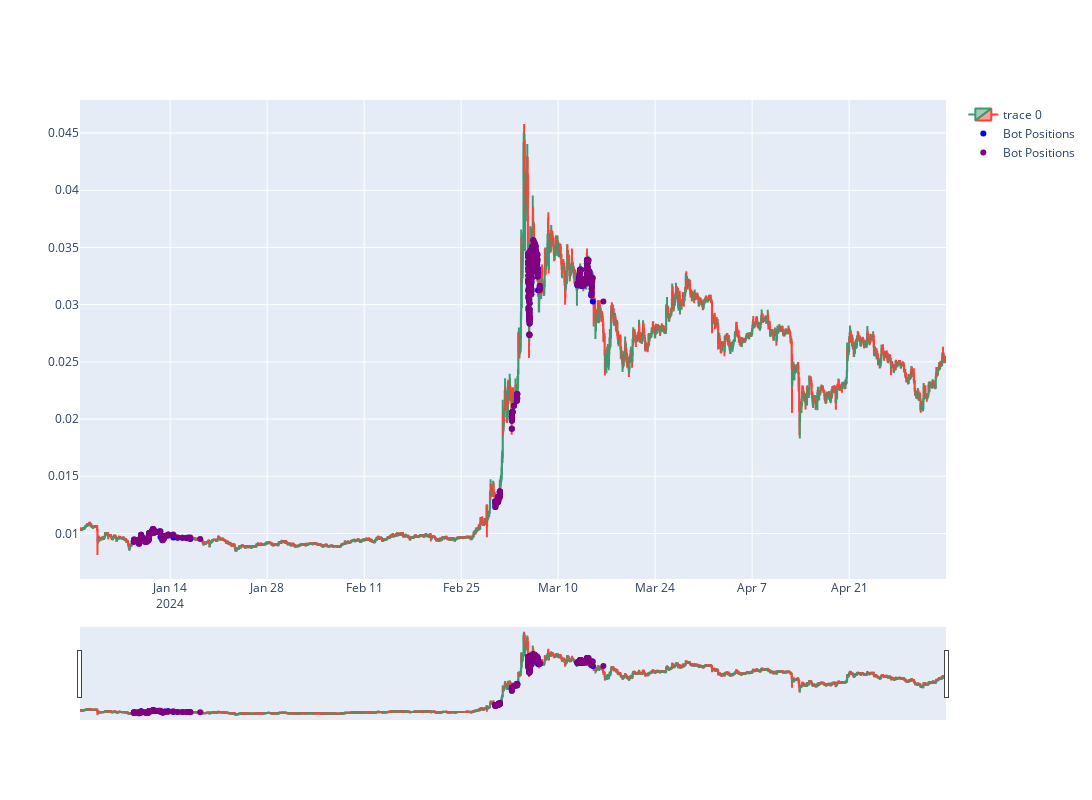

Notebook cell for this chart:
### Code cell
price_graph(df, shib_bot_long, shib_bot_short)

### Figure 1 — Plotly figure (JSON) as saved in the notebook; plotly's stock layout.template omitted (floating-point values rounded to 4 significant figures; data arrays with more than 128 entries replaced by an {"elided": "..."} marker saying what was removed)
{"data": [{"close": {"elided": "3000 float values"}, "high": {"elided": "3000 float values"}, "low": {"elided": "3000 float values"}, "open": {"elided": "3000 float values"}, "type": "candlestick", "x": {"elided": "3000 str values"}}, {"marker": {"color": "blue"}, "mode": "markers", "name": "Bot Positions", "type": "scatter", "x": {"elided": "314 str values"}, "y": {"elided": "314 float values"}}, {"marker": {"color": "yellow"}, "mode": "markers", "name": "Bot Positions", "type": "scatter", "x": [], "y": []}, {"marker": {"color": "purple"}, "mode": "markers", "name": "Bot Positions", "type": "scatter", "x": {"elided": "314 str values"}, "y": {"elided": "314 float values"}}, {"marker": {"color": "black"}, "mode": "markers", "name": "Bot Positions", "type": "scatter", "x": [], "y": []}], "layout": {"height": 800, "width": 2400}}
